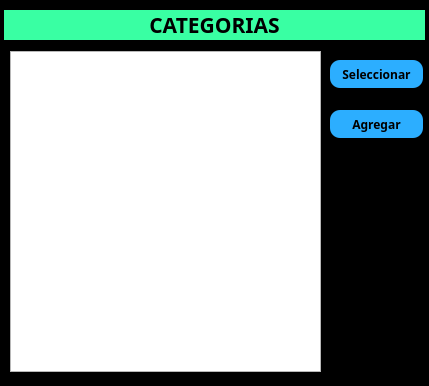
<?xml version="1.0" encoding="UTF-8"?>
<ui version="4.0">
 <class>ventana_Categorias</class>
 <widget class="QDialog" name="ventana_Categorias">
  <property name="geometry">
   <rect>
    <x>0</x>
    <y>0</y>
    <width>429</width>
    <height>386</height>
   </rect>
  </property>
  <property name="sizePolicy">
   <sizepolicy hsizetype="Preferred" vsizetype="Preferred">
    <horstretch>0</horstretch>
    <verstretch>0</verstretch>
   </sizepolicy>
  </property>
  <property name="minimumSize">
   <size>
    <width>429</width>
    <height>386</height>
   </size>
  </property>
  <property name="maximumSize">
   <size>
    <width>429</width>
    <height>386</height>
   </size>
  </property>
  <property name="windowTitle">
   <string>Dialog</string>
  </property>
  <property name="styleSheet">
   <string notr="true">QDialog{
background-color:#000000
}</string>
  </property>
  <widget class="QLabel" name="label">
   <property name="geometry">
    <rect>
     <x>4</x>
     <y>10</y>
     <width>421</width>
     <height>30</height>
    </rect>
   </property>
   <property name="minimumSize">
    <size>
     <width>0</width>
     <height>30</height>
    </size>
   </property>
   <property name="maximumSize">
    <size>
     <width>16777215</width>
     <height>30</height>
    </size>
   </property>
   <property name="font">
    <font>
     <family>Goldman</family>
     <pointsize>16</pointsize>
     <weight>75</weight>
     <bold>true</bold>
    </font>
   </property>
   <property name="styleSheet">
    <string notr="true">QLabel{
background-color:#39ffa3
}</string>
   </property>
   <property name="text">
    <string>CATEGORIAS</string>
   </property>
   <property name="alignment">
    <set>Qt::AlignCenter</set>
   </property>
  </widget>
  <widget class="QListView" name="listView_categorias">
   <property name="geometry">
    <rect>
     <x>10</x>
     <y>51</y>
     <width>311</width>
     <height>321</height>
    </rect>
   </property>
  </widget>
  <widget class="QPushButton" name="bt_SeleccionarCategoria">
   <property name="geometry">
    <rect>
     <x>330</x>
     <y>60</y>
     <width>93</width>
     <height>28</height>
    </rect>
   </property>
   <property name="font">
    <font>
     <family>Orbitron</family>
     <weight>75</weight>
     <bold>true</bold>
    </font>
   </property>
   <property name="styleSheet">
    <string notr="true">QPushButton{
background-color:#2caeff;
border-radius:10px;
}

QPushButton:hover{
background-color:#39ffa3;
}</string>
   </property>
   <property name="text">
    <string>Seleccionar</string>
   </property>
  </widget>
  <widget class="QPushButton" name="bt_AgregarCategoria">
   <property name="geometry">
    <rect>
     <x>330</x>
     <y>110</y>
     <width>93</width>
     <height>28</height>
    </rect>
   </property>
   <property name="font">
    <font>
     <family>Orbitron</family>
     <weight>75</weight>
     <bold>true</bold>
    </font>
   </property>
   <property name="styleSheet">
    <string notr="true">QPushButton{
background-color:#2caeff;
border-radius:10px;
}

QPushButton:hover{
background-color:#39ffa3;
}</string>
   </property>
   <property name="text">
    <string>Agregar</string>
   </property>
  </widget>
 </widget>
 <resources/>
 <connections/>
</ui>
